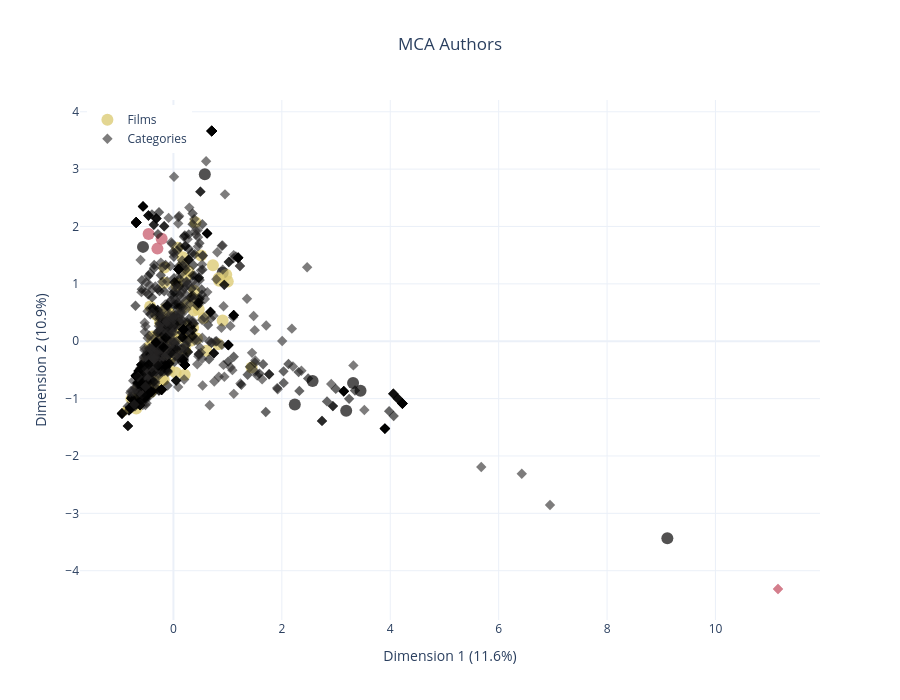
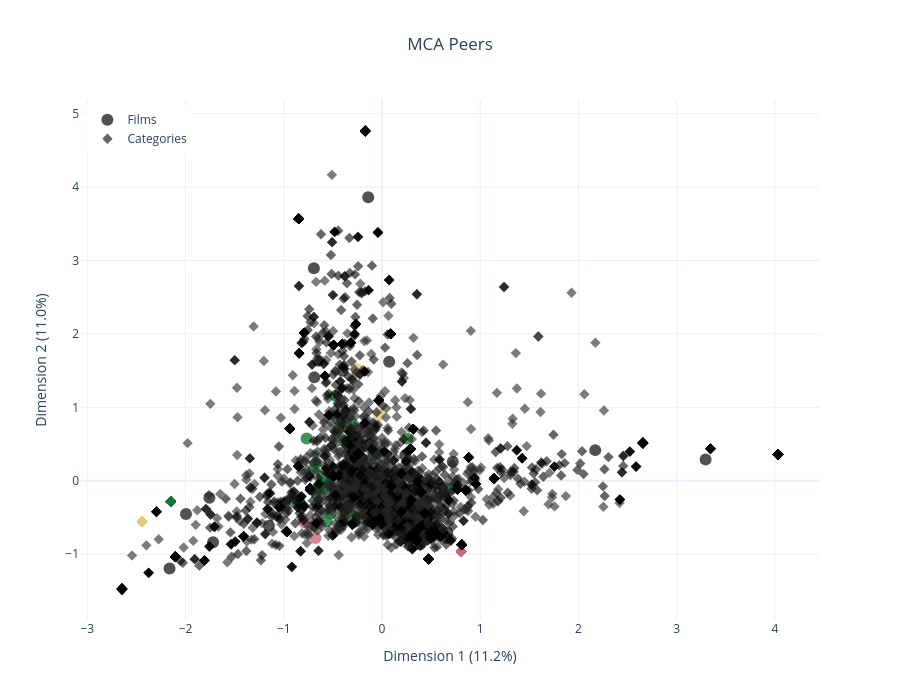
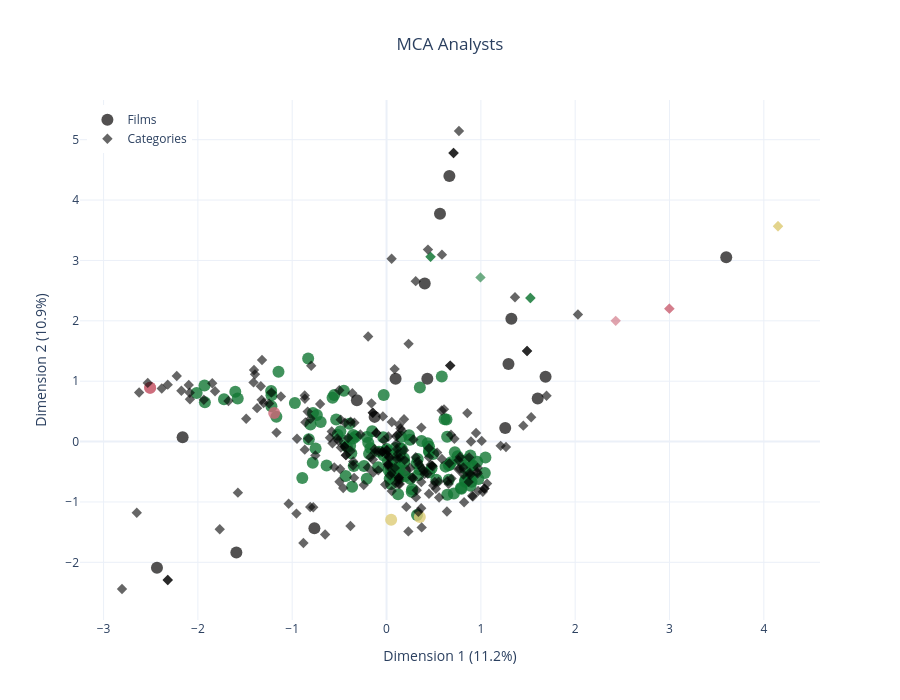
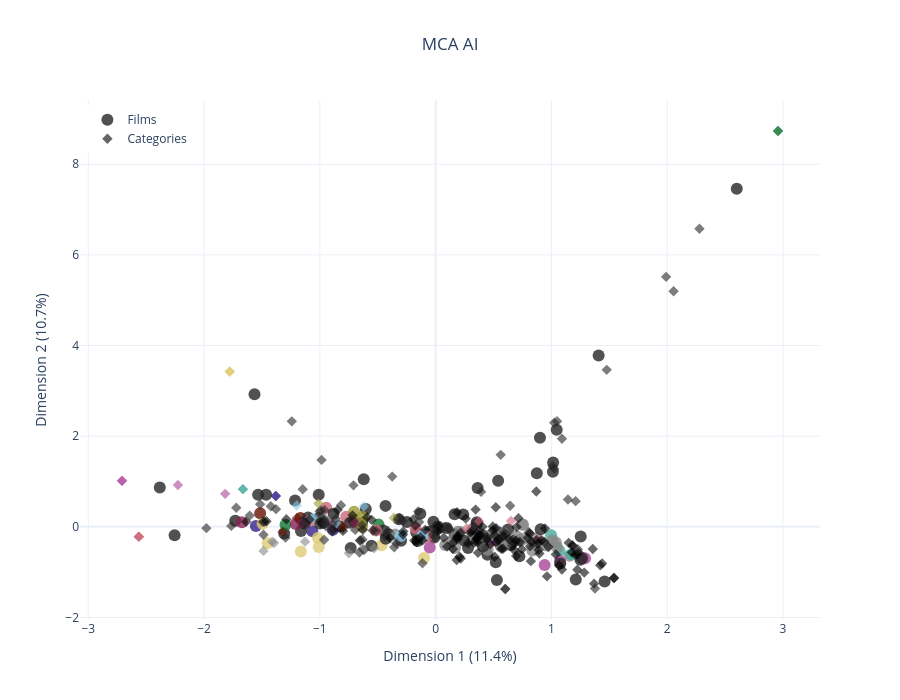

Notebook code for these charts, in order:
### Code cell
file_name = 'test'

for dimension, _df in dfs.items():
    df = _df.copy()
    #df = df.xs('Tema 0', level=-1, axis = 1)
    df.columns = df.columns.map(lambda tup: "_".join(map(str, tup)))

    for col in df.columns:
        df[col] = df[col].astype('category')

    df.index = df.index.astype(int)

    fig = engineering.get_mca(df, dimension, df_titles)
    
    fig.write_html(f"{RESULTS_FIGURES_DIR}/mca_{dimension}_{file_name}.html", include_plotlyjs="cdn")
    fig.show()

### Figure 1 — Plotly figure (JSON) as saved in the notebook; plotly's stock layout.template omitted (floating-point values rounded to 4 significant figures; data arrays with more than 128 entries replaced by an {"elided": "..."} marker saying what was removed)
{"data": [{"hoverinfo": "text+x+y", "hovertext": {"elided": "148 str values"}, "marker": {"color": {"elided": "148 str values"}, "opacity": 0.8, "size": 12, "symbol": "circle"}, "mode": "markers", "name": "Films", "type": "scatter", "x": {"elided": "148 float values"}, "y": {"elided": "148 float values"}}, {"hoverinfo": "text+x+y", "hovertext": {"elided": "943 str values"}, "marker": {"color": {"elided": "943 str values"}, "opacity": 0.6, "size": 8, "symbol": "diamond"}, "mode": "markers", "name": "Categories", "text": {"elided": "943 str values"}, "textposition": "top center", "type": "scatter", "x": {"elided": "943 float values"}, "y": {"elided": "943 float values"}}], "layout": {"height": 700, "legend": {"x": 0.01, "y": 0.99}, "title": {"text": "MCA Authors", "x": 0.5}, "width": 900, "xaxis": {"title": {"text": "Dimension 1 (11.6%)"}}, "yaxis": {"title": {"text": "Dimension 2 (10.9%)"}}}}

### Figure 2 — Plotly figure (JSON) as saved in the notebook; plotly's stock layout.template omitted (floating-point values rounded to 4 significant figures; data arrays with more than 128 entries replaced by an {"elided": "..."} marker saying what was removed)
{"data": [{"hoverinfo": "text+x+y", "hovertext": {"elided": "148 str values"}, "marker": {"color": {"elided": "148 str values"}, "opacity": 0.8, "size": 12, "symbol": "circle"}, "mode": "markers", "name": "Films", "type": "scatter", "x": {"elided": "148 float values"}, "y": {"elided": "148 float values"}}, {"hoverinfo": "text+x+y", "hovertext": {"elided": "3615 str values"}, "marker": {"color": {"elided": "3615 str values"}, "opacity": 0.6, "size": 8, "symbol": "diamond"}, "mode": "markers", "name": "Categories", "text": {"elided": "3615 str values"}, "textposition": "top center", "type": "scatter", "x": {"elided": "3615 float values"}, "y": {"elided": "3615 float values"}}], "layout": {"height": 700, "legend": {"x": 0.01, "y": 0.99}, "title": {"text": "MCA Peers", "x": 0.5}, "width": 900, "xaxis": {"title": {"text": "Dimension 1 (11.2%)"}}, "yaxis": {"title": {"text": "Dimension 2 (11.0%)"}}}}

### Figure 3 — Plotly figure (JSON) as saved in the notebook; plotly's stock layout.template omitted (floating-point values rounded to 4 significant figures; data arrays with more than 128 entries replaced by an {"elided": "..."} marker saying what was removed)
{"data": [{"hoverinfo": "text+x+y", "hovertext": {"elided": "150 str values"}, "marker": {"color": {"elided": "150 str values"}, "opacity": 0.8, "size": 12, "symbol": "circle"}, "mode": "markers", "name": "Films", "type": "scatter", "x": {"elided": "150 float values"}, "y": {"elided": "150 float values"}}, {"hoverinfo": "text+x+y", "hovertext": {"elided": "226 str values"}, "marker": {"color": {"elided": "226 str values"}, "opacity": 0.6, "size": 8, "symbol": "diamond"}, "mode": "markers", "name": "Categories", "text": {"elided": "226 str values"}, "textposition": "top center", "type": "scatter", "x": {"elided": "226 float values"}, "y": {"elided": "226 float values"}}], "layout": {"height": 700, "legend": {"x": 0.01, "y": 0.99}, "title": {"text": "MCA Analysts", "x": 0.5}, "width": 900, "xaxis": {"title": {"text": "Dimension 1 (11.2%)"}}, "yaxis": {"title": {"text": "Dimension 2 (10.9%)"}}}}

### Figure 4 — Plotly figure (JSON) as saved in the notebook; plotly's stock layout.template omitted (floating-point values rounded to 4 significant figures; data arrays with more than 128 entries replaced by an {"elided": "..."} marker saying what was removed)
{"data": [{"hoverinfo": "text+x+y", "hovertext": {"elided": "150 str values"}, "marker": {"color": {"elided": "150 str values"}, "opacity": 0.8, "size": 12, "symbol": "circle"}, "mode": "markers", "name": "Films", "type": "scatter", "x": {"elided": "150 float values"}, "y": {"elided": "150 float values"}}, {"hoverinfo": "text+x+y", "hovertext": {"elided": "232 str values"}, "marker": {"color": {"elided": "232 str values"}, "opacity": 0.6, "size": 8, "symbol": "diamond"}, "mode": "markers", "name": "Categories", "text": {"elided": "232 str values"}, "textposition": "top center", "type": "scatter", "x": {"elided": "232 float values"}, "y": {"elided": "232 float values"}}], "layout": {"height": 700, "legend": {"x": 0.01, "y": 0.99}, "title": {"text": "MCA AI", "x": 0.5}, "width": 900, "xaxis": {"title": {"text": "Dimension 1 (11.4%)"}}, "yaxis": {"title": {"text": "Dimension 2 (10.7%)"}}}}
